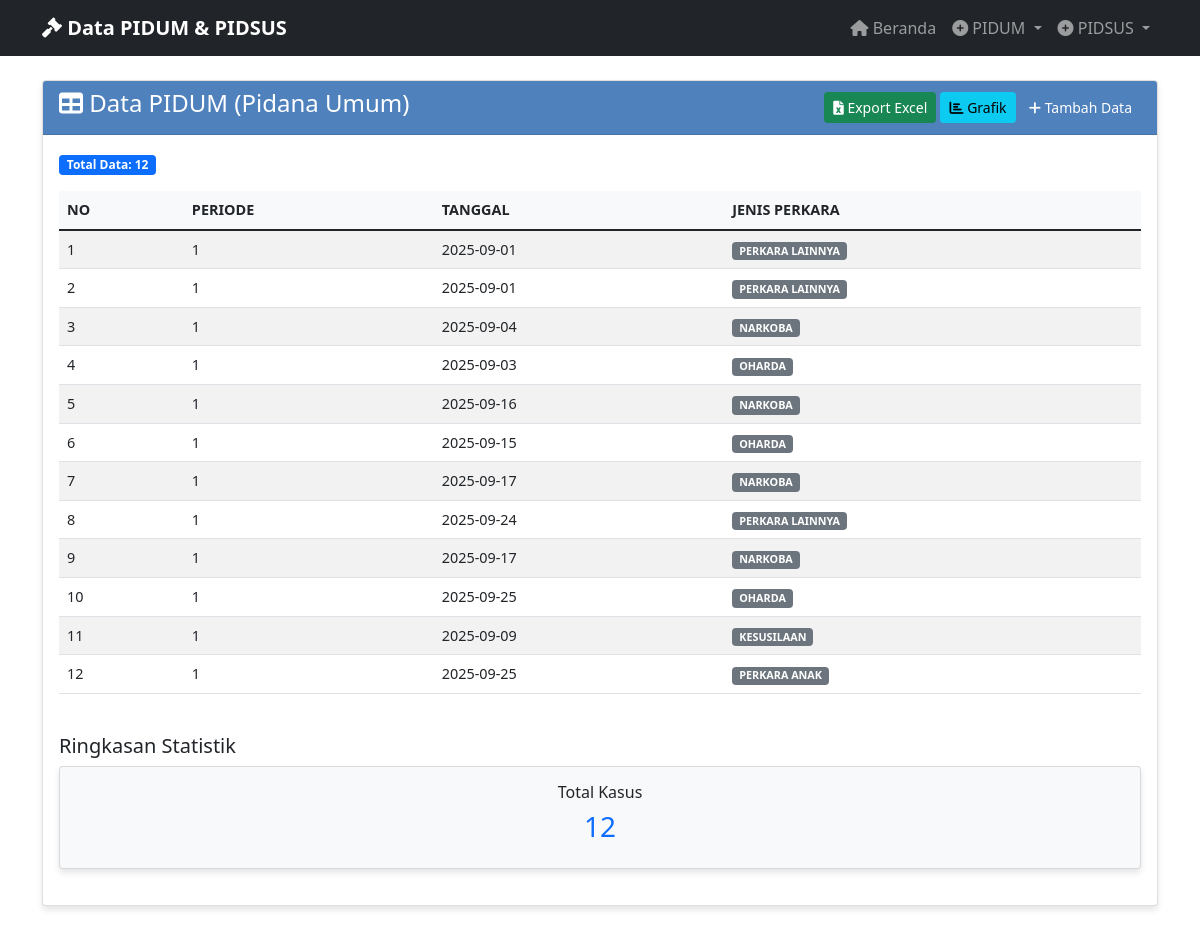
/view_pidum, run on an earlier commit of the app's database.
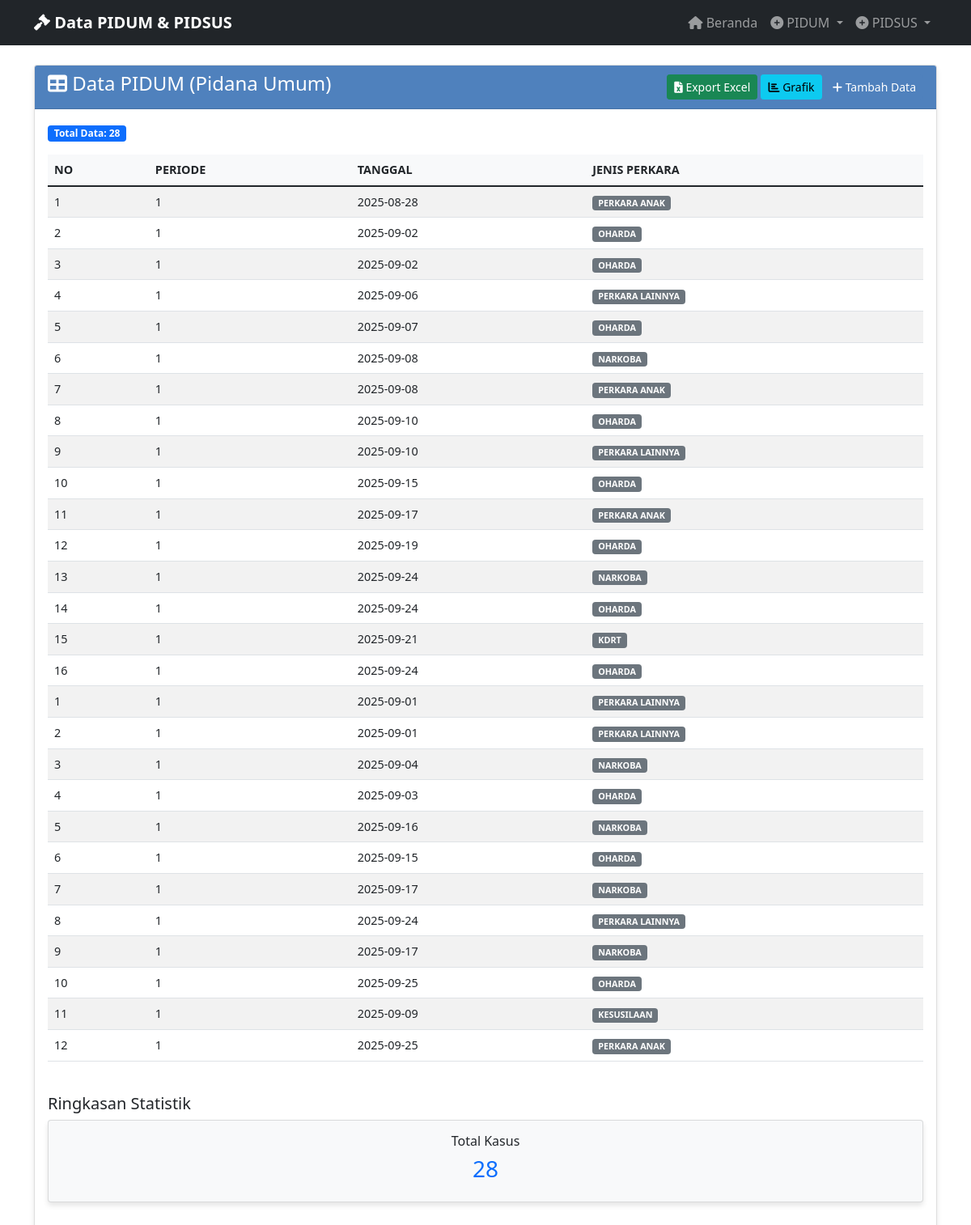
And on a later commit of the database.
### tables this page shows
CREATE TABLE "pidum_data" (
                id INTEGER PRIMARY KEY AUTOINCREMENT,
                no TEXT NOT NULL,
                periode TEXT NOT NULL,
                tanggal TEXT NOT NULL,
                jenis_perkara TEXT NOT NULL,
                tahapan_penanganan TEXT NOT NULL,
                keterangan TEXT NOT NULL,
                created_at TIMESTAMP DEFAULT CURRENT_TIMESTAMP
            );

### app_with_db.py (the view)
@app.route('/view_pidum')
def view_pidum():
    data = get_pidum_data_for_export()
    return render_template('view_pidum.html', data=data)

### database.py (called while the page is built)
@contextmanager
def get_db_connection():
    conn = sqlite3.connect(DATABASE_PATH)
    conn.row_factory = sqlite3.Row
    try:
        yield conn
    finally:
        conn.close()

def get_all_pidum_data():
    with get_db_connection() as conn:
        cursor = conn.cursor()
        cursor.execute('SELECT * FROM pidum_data ORDER BY created_at DESC')
        rows = cursor.fetchall()
        return [dict(row) for row in rows]

def get_pidum_data_for_export():
    data = get_all_pidum_data()
    export_data = []
    for row in data:
        export_data.append({
            'NO': row['no'],
            'PERIODE': row['periode'],
            'TANGGAL': row['tanggal'],
            'JENIS PERKARA': row['jenis_perkara'],
            'TAHAPAN PENANGANAN': row['tahapan_penanganan'],
            'KETERANGAN': row['keterangan']
        })
    return export_data

### templates/view_pidum.html (shortened to what this page needs)
{% extends "base.html" %}
{% block content %}
<div class="row">
    <div class="col-md-12">
        <div class="card">
            <div class="card-header d-flex justify-content-between align-items-center">
                <h4><i class="fas fa-table"></i> Data PIDUM (Pidana Umum)</h4>
                <div>
                    <a href="{{ url_for('export_pidum_excel') }}" class="btn btn-success btn-sm">
                        <i class="fas fa-file-excel"></i> Export Excel
                    </a>
                    <a href="{{ url_for('pidum_charts') }}" class="btn btn-info btn-sm">
                        <i class="fas fa-chart-bar"></i> Grafik
                    </a>
                    <a href="{{ url_for('input_pidum') }}" class="btn btn-primary btn-sm">
                        <i class="fas fa-plus"></i> Tambah Data
                    </a>
                </div>
            </div>
            <div class="card-body">
                {% if data %}
                    <div class="mb-3">
                        <span class="badge bg-primary">Total Data: {{ data|length }}</span>
                    </div>
                    <div class="table-responsive">
                        <table class="table table-striped table-hover" id="pidumTable">
                            <thead>
                                <tr>
                                    <th>NO</th>
                                    <th>PERIODE</th>
                                    <th>TANGGAL</th>
                                    <th>JENIS PERKARA</th>
                                </tr>
                            </thead>
                            <tbody>
                                {% for item in data %}
                                <tr>
                                    <td>{{ item.NO }}</td>
                                    <td>{{ item.PERIODE }}</td>
                                    <td>{{ item.TANGGAL }}</td>
                                    <td>
                                        <span class="badge bg-secondary">{{ item['JENIS PERKARA'] }}</span>
                                    </td>
                                </tr>
                                {% endfor %}
                            </tbody>
                        </table>
                    </div>
                    <div class="row mt-4">
                        <div class="col-md-12">
                            <h5>Ringkasan Statistik</h5>
                            <div class="row">
                                <div class="col-md-12">
                                    <div class="card bg-light">
                                        <div class="card-body text-center">
                                            <h6>Total Kasus</h6>
                                            <h3 class="text-primary">{{ data|length }}</h3>
                                        </div>
                                    </div>
                                </div>
                            </div>
                        </div>
                    </div>
                {% endif %}
            </div>
        </div>
    </div>
</div>
{% block scripts %}
<link href="https://cdn.datatables.net/1.11.5/css/dataTables.bootstrap5.min.css" rel="stylesheet">
{% endblock %}
{% endblock %}

What changed in the data, as far as the page shows it:
added pidum_data: NO "1", PERIODE "1", TANGGAL "2025-08-28", jenis_perkara "PERKARA ANAK"
added pidum_data: NO "2", PERIODE "1", TANGGAL "2025-09-02", jenis_perkara "OHARDA"
added pidum_data: NO "3", PERIODE "1", TANGGAL "2025-09-02", jenis_perkara "OHARDA"
added pidum_data: NO "4", PERIODE "1", TANGGAL "2025-09-06", jenis_perkara "PERKARA LAINNYA"
added pidum_data: NO "5", PERIODE "1", TANGGAL "2025-09-07", jenis_perkara "OHARDA"
added pidum_data: NO "6", PERIODE "1", TANGGAL "2025-09-08", jenis_perkara "NARKOBA"
added pidum_data: NO "7", PERIODE "1", TANGGAL "2025-09-08", jenis_perkara "PERKARA ANAK"
added pidum_data: NO "8", PERIODE "1", TANGGAL "2025-09-10", jenis_perkara "OHARDA"
added pidum_data: NO "9", PERIODE "1", TANGGAL "2025-09-10", jenis_perkara "PERKARA LAINNYA"
added pidum_data: NO "10", PERIODE "1", TANGGAL "2025-09-15", jenis_perkara "OHARDA"
added pidum_data: NO "11", PERIODE "1", TANGGAL "2025-09-17", jenis_perkara "PERKARA ANAK"
added pidum_data: NO "12", PERIODE "1", TANGGAL "2025-09-19", jenis_perkara "OHARDA"
added pidum_data: NO "13", PERIODE "1", TANGGAL "2025-09-24", jenis_perkara "NARKOBA"
added pidum_data: NO "14", PERIODE "1", TANGGAL "2025-09-24", jenis_perkara "OHARDA"
added pidum_data: NO "15", PERIODE "1", TANGGAL "2025-09-21", jenis_perkara "KDRT"
added pidum_data: NO "16", PERIODE "1", TANGGAL "2025-09-24", jenis_perkara "OHARDA"
Also different on the page:
{{ data|length }}: "12" → "28"
